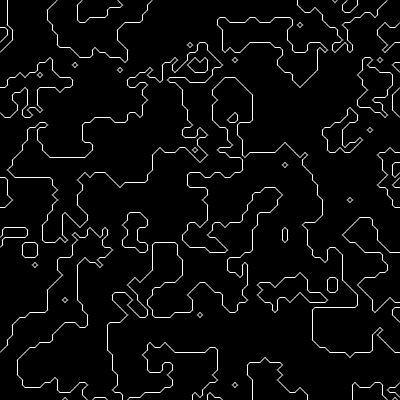
Frame 1 (no input)
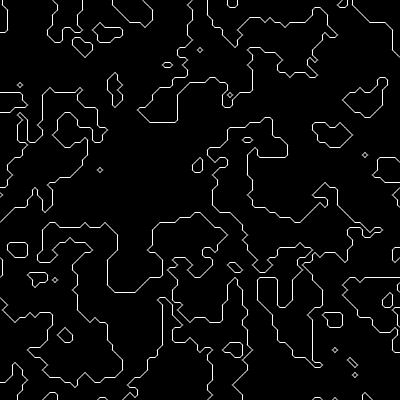
Frame 60 (no input)
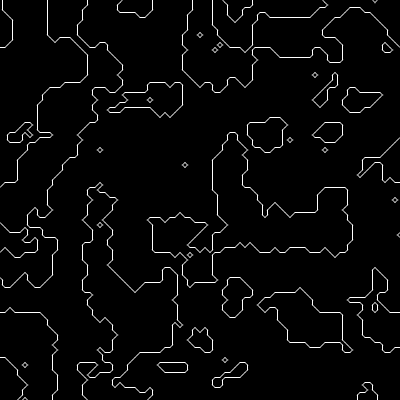
Frame 120 (the mouse pressed at the canvas centre since frame 60)

The p5.js sketch that drew these frames (run headless with seeded random() and noise() and a simulated clock; from frame 60 on, the mouse is pressed at the canvas centre):

// p5.js sketch
// ── sketch.js
let grid;

function setup() {
	createCanvas(400, 400);
	grid = new Grid(width, height);
	grid.fillGrid();
}

function draw() {
	background(0);
	grid.fillGrid();

	//grid.render();

	for (let i = 0; i < grid.cols - 1; i++) {
		for (let j = 0; j < grid.rows - 1; j++) {
			let w = grid.w;
			let x = i * grid.w;
			let y = j * grid.w;
			let a = createVector(x + w / 2, y);
			let b = createVector(x + w, y + w / 2);
			let c = createVector(x + w / 2, y + w);
			let d = createVector(x, y + w / 2);

			let state = toBaseTen(
				floor(grid.grid[i][j + 1] * 2),
				floor(grid.grid[i + 1][j + 1] * 2),
				floor(grid.grid[i + 1][j] * 2),
				floor(grid.grid[i][j] * 2)
			);

			switch (state) {
				case 0:
					break;
				case 1:
					ln(a, d);
					break;
				case 2:
					ln(a, b);
					break;
				case 3:
					ln(d, b);
					break;
				case 4:
					ln(b, c);
					break;
				case 5:
					ln(a, b);
					ln(d, c);
					break;
				case 6:
					ln(a, c);
					break;
				case 7:
					ln(c, d);
					break;
				case 8:
					ln(c, d);
					break;
				case 9:
					ln(a, c);
					break;
				case 10:
					ln(a, d);
					ln(b, c);
					break;
				case 11:
					ln(b, c);
					break;
				case 12:
					ln(b, d);
					break;
				case 13:
					ln(a, b);
					break;
				case 14:
					ln(a, d);
					break;
				case 15:
					break;
			}
		}
	}
}

const ln = (v1, v2) => {
	stroke(255);
	strokeWeight(1);
	line(v1.x, v1.y, v2.x, v2.y);
};

const toBaseTen = (a, b, c, d) => {
	return a * 8 + b * 4 + c * 2 + d * 1;
};

// ── grid.js
class Grid {
	constructor(width, height) {
		this.w = 5;
		this.cols = width / this.w + 1;
		this.rows = height / this.w + 1;
		this.grid = [];
		this.toff = 0;
	}

	fillGrid() {
		let xoff = 0;
		for (let i = 0; i < this.cols; i++) {
			let row = [];
			let yoff = 0;
			for (let j = 0; j < this.rows; j++) {
				// row.push(random(1));
				// row.push(floor(random() * 2));
				row.push(noise(xoff, yoff, this.toff));
				yoff += 0.15;
			}
			this.grid[i] = row;
			xoff += 0.15;
		}
		this.toff += 0.01;
	}

	render() {
		for (let i = 0; i < this.cols; i++) {
			for (let j = 0; j < this.rows; j++) {
				strokeWeight(2);

				stroke(this.grid[i][j] * 255);

				// if (this.grid[i][j] > 0.5) {
				// 	// stroke(0);
				// 	stroke(this.grid[i][j] * 255);
				// } else {
				// 	stroke(255);
				// 	// stroke(this.grid[i][j] * 255);
				// }

				point(i * this.w, j * this.w);
			}
		}
	}
}
